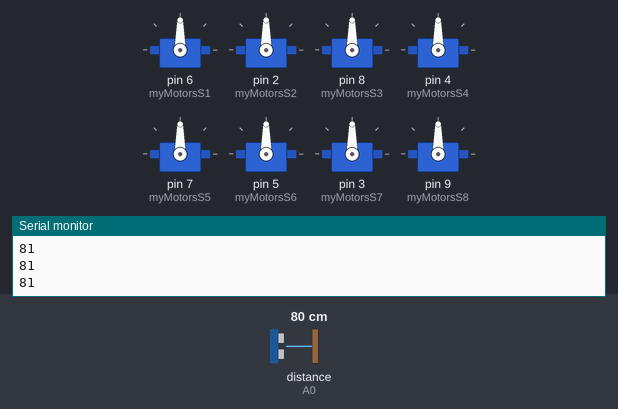
This sketch was run on a simulated Arduino Uno, built with avr-gcc and run on an emulated ATmega328P. Shown: 8 × servo, the last lines printed to the serial monitor. Inputs (shaded band) come from the test bench; at power-on: distance to the obstacle (sensor on A0) 80 cm.

Above: at 1.3 s.
1.4 s: distance to the obstacle (sensor on A0) set to 51 cm
2.9 s: distance to the obstacle (sensor on A0) set to 45 cm
At 3.3 s:
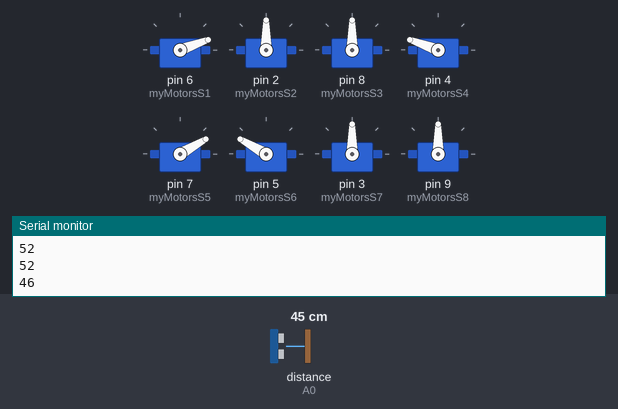
4.5 s: distance to the obstacle (sensor on A0) set to 18 cm
At 5.13 s:
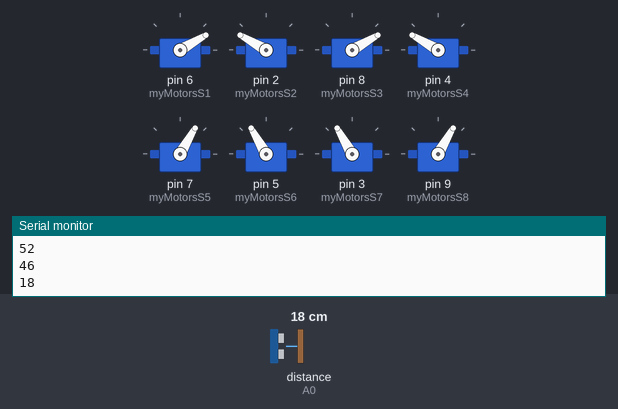
7.5 s: distance to the obstacle (sensor on A0) set to 12 cm
10.5 s: distance to the obstacle (sensor on A0) set to 9 cm
At 11.4 s:
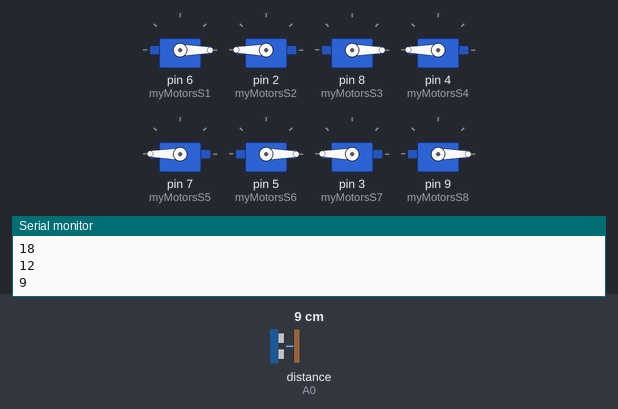
Timing chart, 0 to 13.5 s (numbered marks = the images above; inputs shaded):
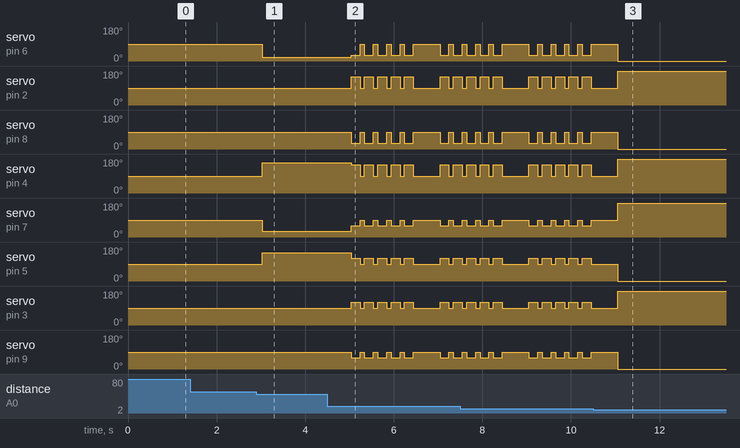

Measured:
- the behaviour switches between 49 and 48 cm on distance to the obstacle (sensor on A0) (found by bisection; images 0 and 1)
- the behaviour switches between 11 and 10 cm on distance to the obstacle (sensor on A0) (found by bisection; images 2 and 3)
- after the input at 2.9 s, servo on pin 6 (myMotorsS1): 90° → 20° after 0.14 s; servo on pin 4 (myMotorsS4): 90° → 160° after 0.14 s; servo on pin 7 (myMotorsS5): 90° → 30° after 0.14 s; servo on pin 5 (myMotorsS6): 90° → 150° after 0.14 s
- after the input at 4.5 s, servo on pin 6 (myMotorsS1): goes 4 × (30° 0.20 s, 90° 0.10 s), 30° 0.20 s, 90° 0.60 s, 30° 0.20 s, 90° 0.10 s, then 30°, starting after 0.54 s; servo on pin 2 (myMotorsS2): goes 4 × (150° 0.20 s, 90° 0.10 s), 150° 0.20 s, 90° 0.60 s, 150° 0.20 s, 90° 0.10 s, then 150°, starting after 0.54 s

The sketch:

paianjenul_FM.ino
```cpp
#include <NewPing.h>
#include <Servo.h>

Servo myMotorsS1;
Servo myMotorsS2;
Servo myMotorsS3;
Servo myMotorsS4;
Servo myMotorsS5;
Servo myMotorsS6;
Servo myMotorsS7;
Servo myMotorsS8;
Servo myMotorsS9;

NewPing ultrasonic(A1, A0, 100);

void setup() {
  Serial.begin(9600);

  // put your setup code here, to run once:
  myMotorsS1.attach(6);
  myMotorsS2.attach(2);
  myMotorsS3.attach(8);
  myMotorsS4.attach(4);
  myMotorsS5.attach(7);
  myMotorsS6.attach(5);
  myMotorsS7.attach(3);
  myMotorsS8.attach(9);


}

void loop() {
  // put your main code here, to run repeatedly:
  int distance = ultrasonic.ping_cm();
  checkDistance(distance);
  delay(500);
}

void checkDistance(int distance_max){
  int repeatMove = 0;

  Serial.println(distance_max);

  if(distance_max > 3 && distance_max < 10){
    scared();
  }else if(distance_max > 10 && distance_max < 30){
    do{
      walk();
      repeatMove++;
      delay(100);
    }while(repeatMove <= 4);
  }else if(distance_max > 30 && distance_max < 40){
    do{
      hello();
      repeatMove++;
    }while(repeatMove <= 2);
  }else if(distance_max > 40 && distance_max < 50){
    goodBye();
  }else{
    returnToDefault();
  }
}

void walk(){
  myMotorsS7.write(120);
  myMotorsS8.write(60);

  myMotorsS5.write(60);
  myMotorsS6.write(120);

  myMotorsS1.write(30);
  myMotorsS4.write(150);

  myMotorsS2.write(150);
  myMotorsS3.write(30);

  delay(200);
  returnToDefault();
}

void scared(){
  //Put the legs under the robot

  myMotorsS1.write(0);
  myMotorsS2.write(180);
  myMotorsS3.write(0);
  myMotorsS4.write(180);

  myMotorsS5.write(180);
  myMotorsS6.write(0);
  myMotorsS7.write(180);
  myMotorsS8.write(0);

  delay(5000);
}

void hello(){
  myMotorsS4.write(180);

  for(int i = 90; i >= 30; i--){
    myMotorsS5.write(i);
    delay(10);
  }

  if(myMotorsS5.read() == 30){
    int angle = 30;
    for(int i = 0; i < 90; i++){
      angle -= 1;
      myMotorsS5.write(angle);
      if(angle == 10){
        for(int j = angle; j <= 30; j++ ){
          myMotorsS5.write(j);
          delay(10);
        }
        angle = 30;
      }
      delay(10);
    }
  }
}

void goodBye(){
  //put legs in front
  myMotorsS1.write(20);
  myMotorsS4.write(160);

  //put legs down
  myMotorsS5.write(30);
  myMotorsS6.write(150);

  delay(1500);
}

void returnToDefault(){
  myMotorsS1.write(90);
  myMotorsS2.write(90);
  myMotorsS3.write(90);
  myMotorsS4.write(90);

  myMotorsS5.write(90);
  myMotorsS6.write(90);
  myMotorsS7.write(90);
  myMotorsS8.write(90);
}
```
